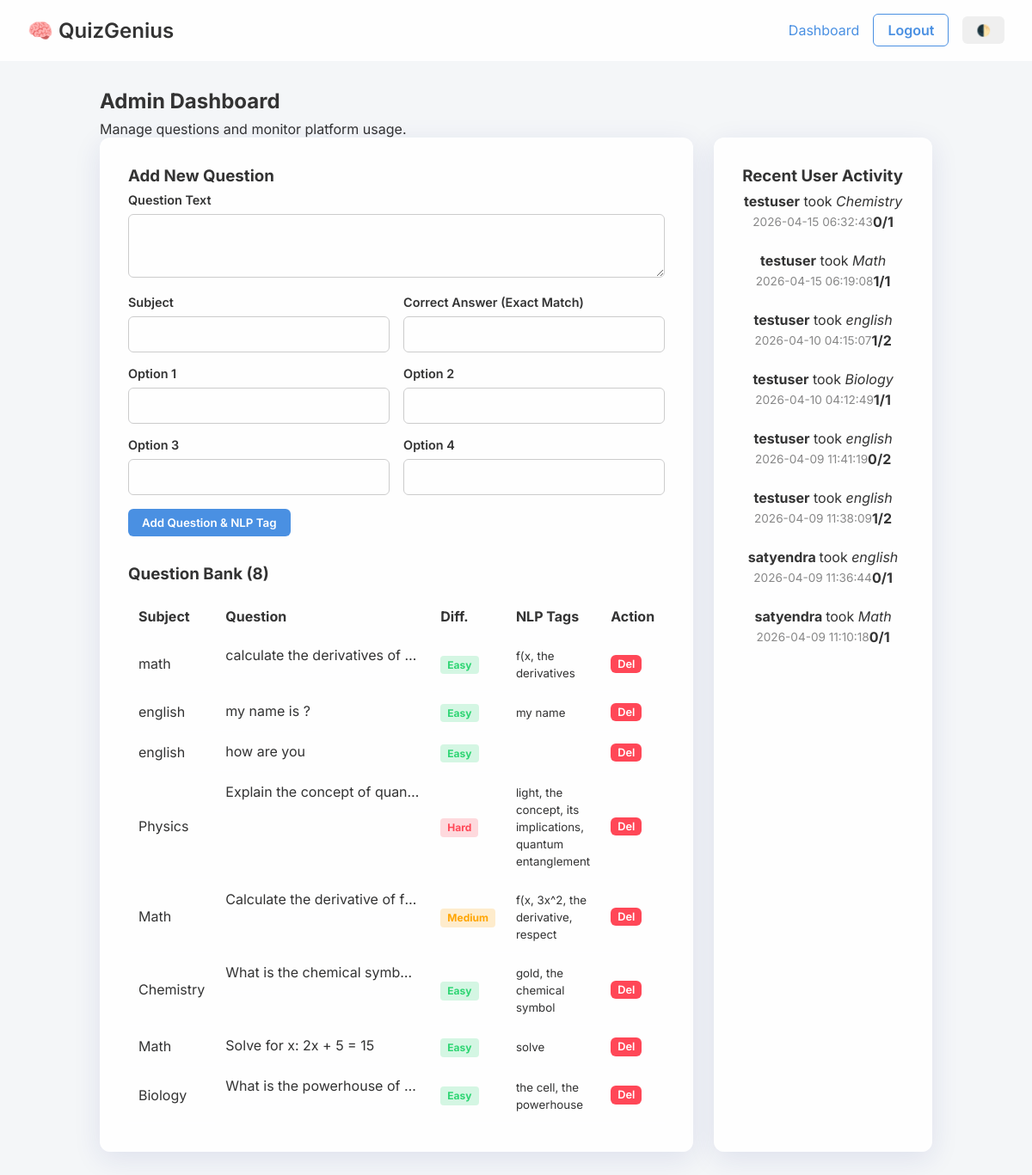
The app's page /admin_dashboard (signed in), older data.
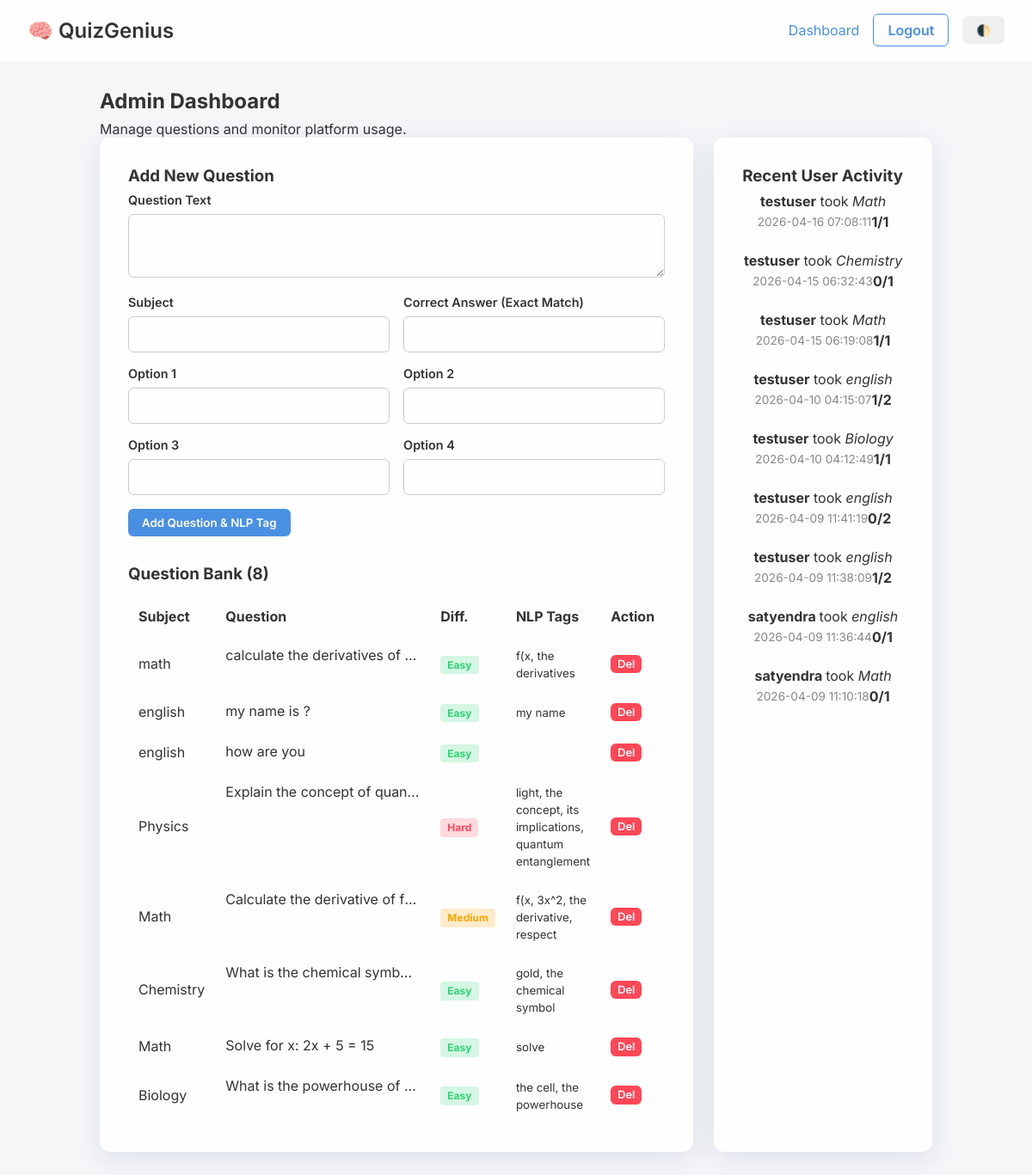
The same page, newer data.
### tables this page shows
CREATE TABLE questions (
            id INTEGER PRIMARY KEY AUTOINCREMENT,
            question TEXT NOT NULL,
            options TEXT NOT NULL,
            answer TEXT NOT NULL,
            subject TEXT NOT NULL,
            difficulty TEXT NOT NULL,
            tags TEXT
        );

CREATE TABLE attempts (
            id INTEGER PRIMARY KEY AUTOINCREMENT,
            user_id INTEGER NOT NULL,
            subject TEXT NOT NULL,
            difficulty TEXT NOT NULL,
            score INTEGER NOT NULL,
            total_questions INTEGER NOT NULL,
            date TIMESTAMP DEFAULT CURRENT_TIMESTAMP,
            FOREIGN KEY (user_id) REFERENCES users (id)
        );

CREATE TABLE users (
            id INTEGER PRIMARY KEY AUTOINCREMENT,
            username TEXT UNIQUE NOT NULL,
            password TEXT NOT NULL,
            role TEXT NOT NULL DEFAULT 'user'
        );

### app.py (the view)
    def wrapper(*args, **kwargs):
        user = get_current_user()
        if not user or user['role'] != 'admin':
            flash("Admin access required.", "danger")
            return redirect(url_for('index'))
        return func(*args, **kwargs)

### app.py (called while the page is built)
def get_current_user():
    user_id = session.get('user_id')
    if not user_id:
        return None
    cursor = execute_query("SELECT * FROM users WHERE id = ?", (user_id,))
    return cursor.fetchone()

def login_required(func):
    def wrapper(*args, **kwargs):
        if not session.get('user_id'):
            flash("Please log in to access this page.", "warning")
            return redirect(url_for('login'))
        return func(*args, **kwargs)
    wrapper.__name__ = func.__name__
    return wrapper

def admin_required(func):
    def wrapper(*args, **kwargs):
        user = get_current_user()
        if not user or user['role'] != 'admin':
            flash("Admin access required.", "danger")
            return redirect(url_for('index'))
        return func(*args, **kwargs)
    wrapper.__name__ = func.__name__
    return wrapper

### database.py (called while the page is built)
def get_db():
    db = getattr(g, '_database', None)
    if db is None:
        db = g._database = sqlite3.connect(DATABASE)
        db.row_factory = sqlite3.Row
    return db

def execute_query(query, args=(), commit=False):
    db = get_db()
    cursor = db.cursor()
    cursor.execute(query, args)
    if commit:
        db.commit()
    return cursor

### templates/admin_dashboard.html (shortened to what this page needs)
{% extends 'base.html' %}
{% block content %}
<div class="admin-header">
    <h2>Admin Dashboard</h2>
    <p>Manage questions and monitor platform usage.</p>
</div>
<div class="dashboard-grid">
    <div class="glass-panel main-panel">
        <h3>Add New Question</h3>
        <form action="{{ url_for('add_question') }}" method="POST" class="add-question-form">
            <div class="form-group">
                <label>Question Text</label>
                <textarea name="question" required rows="3"></textarea>
            </div>
            <div class="form-row">
                <div class="form-group flex-1"><label>Subject</label><input type="text" name="subject" required></div>
                <div class="form-group flex-1"><label>Correct Answer (Exact Match)</label><input type="text" name="answer" required></div>
            </div>
            <div class="form-row">
                <div class="form-group flex-1"><label>Option 1</label><input type="text" name="opt1" required></div>
                <div class="form-group flex-1"><label>Option 2</label><input type="text" name="opt2" required></div>
            </div>
            <div class="form-row">
                <div class="form-group flex-1"><label>Option 3</label><input type="text" name="opt3" required></div>
                <div class="form-group flex-1"><label>Option 4</label><input type="text" name="opt4" required></div>
            </div>
            <button type="submit" class="btn btn-primary">Add Question & NLP Tag</button>
        </form>
        <h3 style="margin-top:2rem;">Question Bank ({{ questions|length }})</h3>
        <div class="table-responsive">
            <table class="data-table">
                <thead>
                    <tr>
                        <th>Subject</th>
                        <th>Question</th>
                        <th>Diff.</th>
                        <th>NLP Tags</th>
                        <th>Action</th>
                    </tr>
                </thead>
                <tbody>
                    {% for q in questions %}
                    <tr>
                        <td>{{ q.subject }}</td>
                        <td class="truncate" title="{{ q.question }}">{{ q.question }}</td>
                        <td><span class="badge diff-{{ q.difficulty|lower }}">{{ q.difficulty }}</span></td>
                        <td><small>{{ q.tags }}</small></td>
                        <td>
                            <form action="{{ url_for('delete_question', q_id=q.id) }}" method="POST" style="display:inline;">
                                <button type="submit" class="btn btn-danger btn-sm" onclick="return confirm('Delete this question?')">Del</button>
                            </form>
                        </td>
                    </tr>
                    {% endfor %}
                </tbody>
            </table>
        </div>
    </div>
    <div class="glass-panel side-panel">
        <h3>Recent User Activity</h3>
        <ul class="attempts-list">
            {% for attempt in attempts %}
            <li class="attempt-item" style="display:flex; flex-direction:column; gap:0.25rem;">
                <div><strong>{{ attempt.username }}</strong> took <em>{{ attempt.subject }}</em></div>
                <div style="display:flex; justify-content:space-between; align-items:center;">
                    <span class="text-muted" style="font-size:0.85em;">{{ attempt.date.split('.')[0] }}</span>
                    <span class="score-display"><strong>{{ attempt.score }}/{{ attempt.total_questions }}</strong></span>
                </div>
            </li>
            {% endfor %}
        </ul>
    </div>
</div>
{% endblock %}

Row changes from the older to the newer data that the page shows:
added attempts: username "testuser", subject "Math", date "2026-04-16 07:08:11", score "1", total_questions "1"
